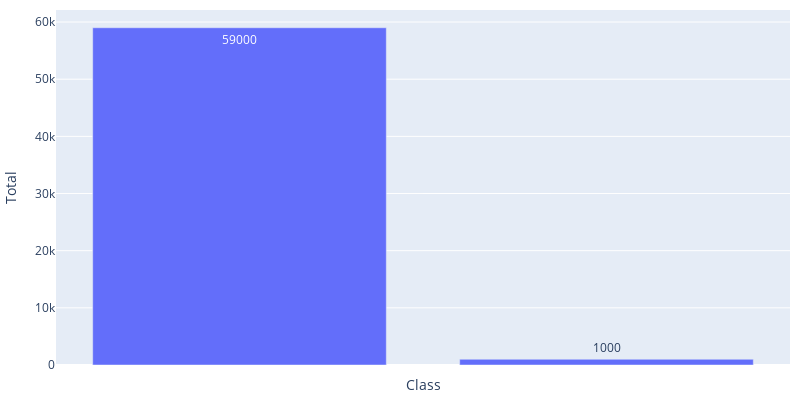

The notebook cell saved with this chart:
### Code cell
fig = px.bar(df_count_class,
             x=df_count_class.index.get_level_values('class'),
             y='count',
             text_auto='count'
             )
fig.update_layout(height=400,
                  width=800,
                  showlegend=True,
                  margin=dict(l=10, r=10, b=10, t=10),
                  yaxis=dict(title='Total'),
                  xaxis=dict(title='Class',
                             tickvals=['neg', 'pos'],
                             ticktext=['Negative', 'Positive'])
                  )
fig.show()

### Figure 1 — Plotly figure (JSON) as saved in the notebook; plotly's stock layout.template omitted (floating-point values rounded to 4 significant figures)
{"data": [{"alignmentgroup": "True", "hovertemplate": "x=%{x}<br>count=%{y}<extra></extra>", "legendgroup": "", "marker": {"color": "#636efa", "pattern": {"shape": ""}}, "name": "", "offsetgroup": "", "orientation": "v", "showlegend": false, "textposition": "auto", "texttemplate": "%{y:count}", "type": "bar", "x": [0, 1], "xaxis": "x", "y": [59000, 1000], "yaxis": "y"}], "layout": {"barmode": "relative", "height": 400, "legend": {"tracegroupgap": 0}, "margin": {"b": 10, "l": 10, "r": 10, "t": 10}, "showlegend": true, "width": 800, "xaxis": {"anchor": "y", "domain": [0, 1], "ticktext": ["Negative", "Positive"], "tickvals": ["neg", "pos"], "title": {"text": "Class"}}, "yaxis": {"anchor": "x", "domain": [0, 1], "title": {"text": "Total"}}}}
